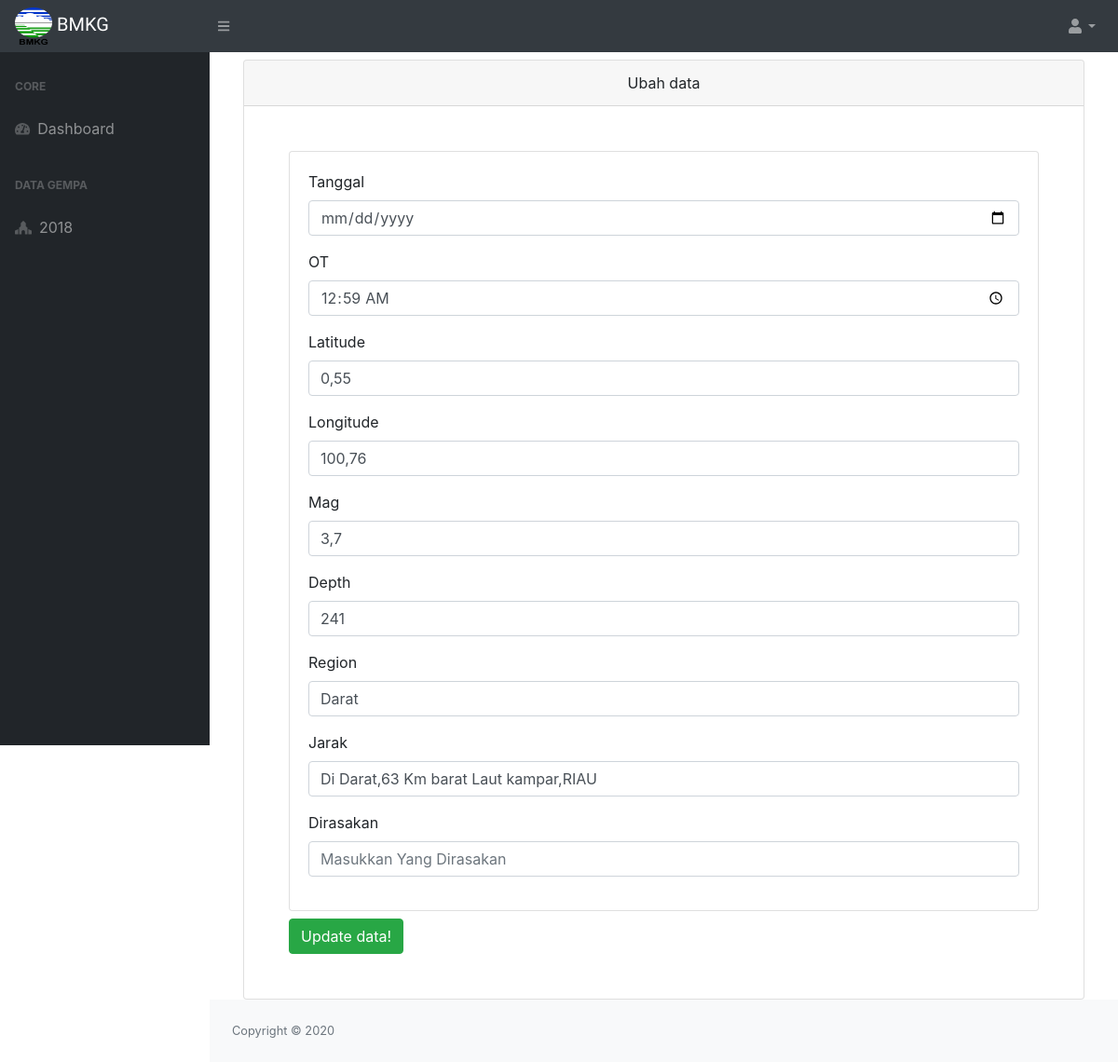
The app's page /ubah.php?no=13 (signed in) with its own data.
### tables this page shows
CREATE TABLE `data2018dst` (
  `no` int(11) NOT NULL,
  `date` varchar(128) NOT NULL,
  `OT(UTC)` time NOT NULL,
  `lat` varchar(128) NOT NULL,
  `long` varchar(128) NOT NULL,
  `mag` varchar(128) NOT NULL,
  `depth` varchar(128) NOT NULL,
  `region` varchar(128) NOT NULL,
  `jarak` varchar(128) NOT NULL,
  `dirasakan` varchar(128) NOT NULL
);

### functions.php (called while the page is built, shortened)
<?php
$conn = mysqli_connect("localhost", "root", "", "gempa");
function query($query)
{
  global $conn;
  $result = mysqli_query($conn, $query);
  $rows = [];
  while ($row = mysqli_fetch_assoc($result)) {
    $rows[] = $row;
  }
  return $rows;
}

### ubah.php (the view, shortened to what this page needs)
<?php
require 'functions.php';
?>
<!DOCTYPE html>
<html lang="en">
<head>
  <link href="https://cdn.datatables.net/1.10.20/css/dataTables.bootstrap4.min.css" rel="stylesheet" />
  <link href="dist/css/styles.css" rel="stylesheet" />
</head>
<body class="sb-nav-fixed">
  <?php
  $no= $_GET["no"];
  $dat = query("SELECT * FROM data2018dst WHERE no=$no")[0];
  ?>
  <nav class="sb-topnav navbar navbar-expand navbar-dark bg-dark">
    <a class="navbar-brand cursive" href="index.html"><img src="src/assets/img/bmkg.png" class="kecil"> BMKG</a><button class="btn btn-link btn-sm order-1 order-lg-0" id="sidebarToggle" href="#"><i class="fas fa-bars"></i></button>
    <ul class="navbar-nav ml-auto ml-md-0">
      <li class="nav-item dropdown">
        <a class="nav-link dropdown-toggle" id="userDropdown" href="#" role="button" data-toggle="dropdown" aria-haspopup="true" aria-expanded="false"><i class="fas fa-user fa-fw"></i></a>
      </li>
    </ul>
  </nav>
  <div id="layoutSidenav">
    <div id="layoutSidenav_nav">
      <nav class="sb-sidenav accordion sb-sidenav-dark" id="sidenavAccordion">
        <div class="sb-sidenav-menu">
          <div class="nav">
            <div class="sb-sidenav-menu-heading">Core</div>
            <a class="nav-link" href="index">
              <div class="sb-nav-link-icon"><i class="fas fa-tachometer-alt"></i></div>
              Dashboard
            </a>
            <div class="sb-sidenav-menu-heading">Data Gempa</div>
            <a class="nav-link" href="gempa">
              <div class="sb-nav-link-icon"><i class="fas fa-place-of-worship"></i></div>
              2018
            </a>
          </div>
        </div>
      </nav>
    </div>
    <div id="layoutSidenav_content">
      <main>
        <div class="container-fluid mt-2">
          <div class="col-md">
            <div class="card">
              <div class="card-header text-center">
                Ubah data
              </div>
              <div class="card-body p-5">
                <form action="" method="post" enctype="multipart/form-data">
                  <div class="card">
                    <div class="card-body">
                      <div class="form-group">
                        <label for="date">Tanggal</label>
                        <input type="date" class="form-control" id="date" value="<?= $dat['date']; ?>" name="date" placeholder="Masukkan Tanggal" required>
                      </div>
                        <div class="form-group">
                        <label for="OT(UTC)">OT</label>
                        <input type="time" class="form-control" id="OT(UTC)" value="<?= $dat['OT(UTC)']; ?>" name="OT(UTC)" placeholder="Masukkan OT" required>
                      </div>
                      <div class="form-group">
                        <label for="lat">Latitude</label>
                        <input type="text" class="form-control" id="lat" value="<?= $dat['lat']; ?>" name="lat" placeholder="Masukkan Latitude" required>
                      </div>
                      <div class="form-group">
                        <label for="long">Longitude</label>
                        <input type="text" class="form-control" id="long" value="<?= $dat['long']; ?>" name="long" placeholder="Masukkan Longitude" required>
                      </div>
                      <div class="form-group">
                        <label for="mag">Mag</label>
                        <input type="text" class="form-control" id="mag" value="<?= $dat['mag']; ?>" name="mag" placeholder="Masukkan Mag" required>
                      </div>
                      <div class="form-group">
                        <label for="depth">Depth</label>
                        <input type="text" class="form-control" id="depth" value="<?= $dat['depth']; ?>" name="depth" placeholder="Masukkan Depth" required>
                      </div>
                      <div class="form-group">
                        <label for="region">Region</label>
                        <input type="text" class="form-control" id="region" value="<?= $dat['region']; ?>" name="region" placeholder="Masukkan Region" required>
                      </div>
                      <div class="form-group">
                        <label for="jarak">Jarak</label>
                        <input type="text" class="form-control" value="<?= $dat['jarak']; ?>" id="keterangan" name="jarak" placeholder="Masukkan Jarak" required>
                      </div>
                      <div class="form-group">
                        <label for="dirasakan">Dirasakan</label>
                        <input type="text" class="form-control" value="<?= $dat['dirasakan']; ?>" id="dirasakan" name="dirasakan" placeholder="Masukkan Yang Dirasakan" required>
                      </div>
                    </div>
                  </div>
                  <div class="row mt-2">
                    <div class="col-md">
                      <button type="submit" name="submit" class="btn btn-success">Update data!</button>
                    </div>
                  </div>
                </form>
              </div>
            </div>
          </div>
        </div>
      </main>
      <footer class="py-4 bg-light mt-auto">
        <div class="container-fluid">
          <div class="d-flex align-items-center justify-content-between small">
            <div class="text-muted">Copyright &copy; <?= date('Y'); ?></div>
          </div>
        </div>
      </footer>
    </div>
  </div>
</body>
</html>

### ubah.php (style rules this page uses)
.cursive { font-family: 'Lemonada', cursive; }
.kecil { width: 40px; height: 40px; }

### records on screen
data2018dst: value "00:59:00", lat "0,55", long "100,76", mag "3,7", depth "241", region "Darat", jarak "Di Darat,63 Km barat Laut kampar,RIAU"
